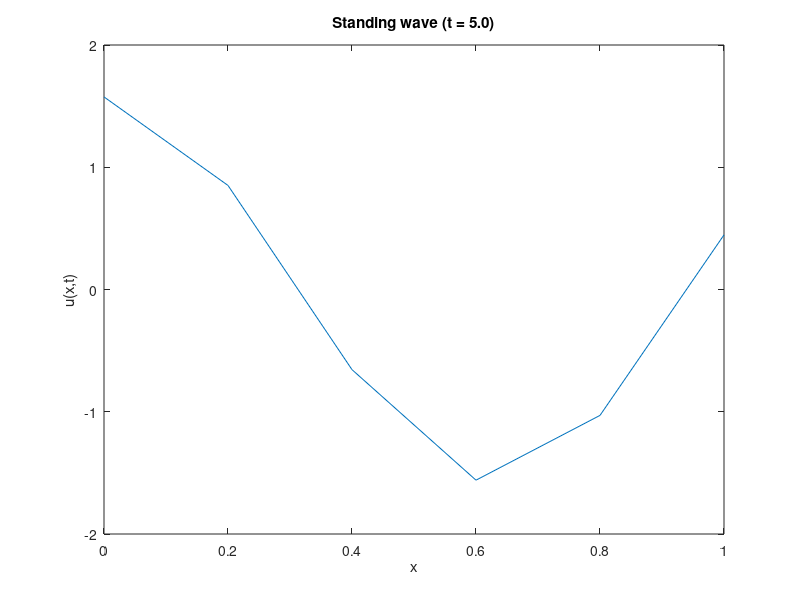

Write the MATLAB code that produced this figure.
N = input("Enter N: ");     % resolution in x-direction
k = input("Enter k: ");     % wave number
c = input("Enter c: ");     % wave speed
t_f = input("Enter final time: ");
a = 0;  % left bound on x
b = 1;  % right bound on x
x = linspace(a,b,N+1);
dx = (b-a)/N;
assert(x(2)-x(1)==dx);
dt = t_f/100;
for n = 1:100
   t = n*dt; 
   u = cos(k*(x-c*t));
   plot(x,u);
   xlim([a b]);
   ylim([-1 1]);
   str = sprintf('Left to right wave (t = %.1f)', t);
   title(str);
   xlabel("x");
   ylabel("u(x,t)");
   pause
end

for n = 1:100
   t = n*dt; 
   u = cos(k*(x+c*t));
   plot(x,u);
   xlim([a b]);
   ylim([-1 1]);
   str = sprintf('Right to left wave (t = %.1f)', t);
   title(str);
   xlabel("x");
   ylabel("u(x,t)");
   pause
end

for n = 1:100
   t = n*dt; 
   u = cos(k*(x-c*t))+cos(k*(x+c*t));
   plot(x,u);
   xlim([a b]);
   ylim([-2 2]);
   str = sprintf('Standing wave (t = %.1f)', t);
   title(str);
   xlabel("x");
   ylabel("u(x,t)");
   pause
end